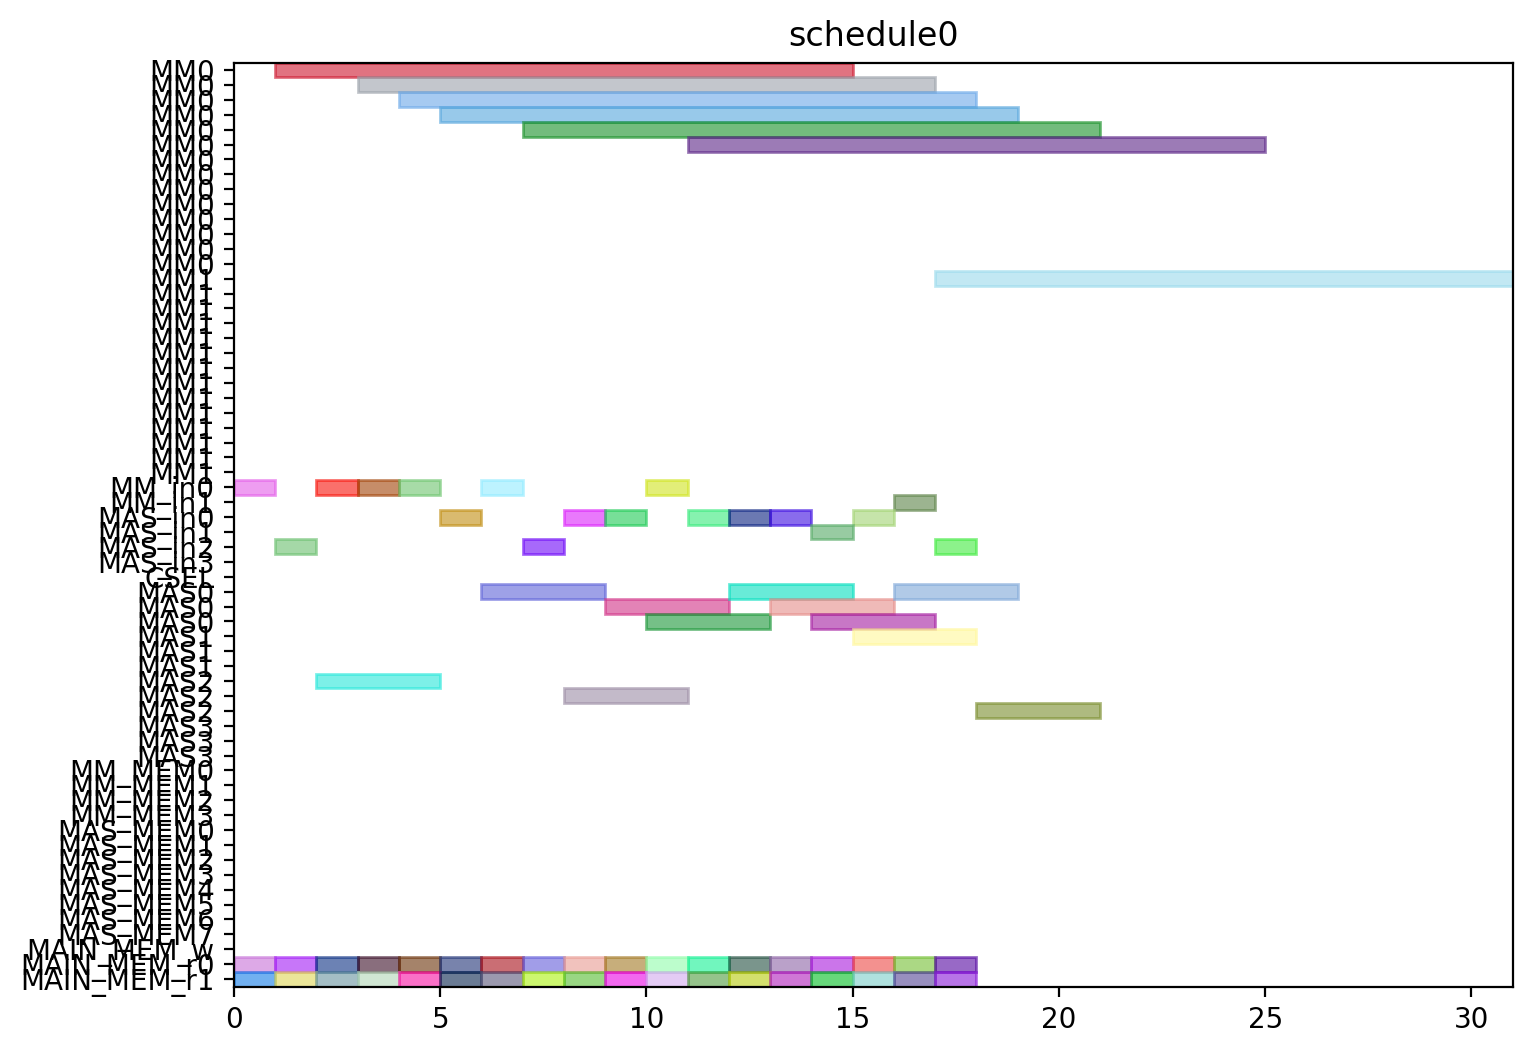

Here is the Python script that generated this plot:
from pyschedule import Scenario, solvers, plotters, alt


def solve():
	horizon = 120
	S = Scenario("schedule0", horizon=horizon)

	# resource
	MM = S.Resources('MM', num=2, size=14)
	MM_in = S.Resources('MM_in', num=2)
	MAS_in = S.Resources('MAS_in', num=4)
	CSEL = S.Resource('CSEL')
	MAS = S.Resources('MAS', num=4, size=3, periods=range(1, horizon))
	MM_MEM = S.Resources('MM_MEM', num=4)
	MAS_MEM = S.Resources('MAS_MEM', num=8)
	MAIN_MEM_w = S.Resource('MAIN_MEM_w', size=1)
	MAIN_MEM_r = S.Resources('MAIN_MEM_r', num=2)

	# result of previous scheduling

	# new tasks
	t0_t0 = S.Task('t0_t0', length=3, delay_cost=1)
	t0_t0 += alt(MAS)
	t0_t0_in = S.Task('t0_t0_in', length=1, delay_cost=1)
	t0_t0_in += alt(MAS_in)
	S += t0_t0_in*MAS_in[0]<=t0_t0*MAS[0]

	S += t0_t0_in*MAS_in[1]<=t0_t0*MAS[1]

	S += t0_t0_in*MAS_in[2]<=t0_t0*MAS[2]

	S += t0_t0_in*MAS_in[3]<=t0_t0*MAS[3]

	t0_t0_mem0 = S.Task('t0_t0_mem0', length=1, delay_cost=1)
	t0_t0_mem0 += MAIN_MEM_r[0]
	S += t0_t0_mem0 <= t0_t0

	t0_t0_mem1 = S.Task('t0_t0_mem1', length=1, delay_cost=1)
	t0_t0_mem1 += MAIN_MEM_r[1]
	S += t0_t0_mem1 <= t0_t0

	t0_t1 = S.Task('t0_t1', length=3, delay_cost=1)
	t0_t1 += alt(MAS)
	t0_t1_in = S.Task('t0_t1_in', length=1, delay_cost=1)
	t0_t1_in += alt(MAS_in)
	S += t0_t1_in*MAS_in[0]<=t0_t1*MAS[0]

	S += t0_t1_in*MAS_in[1]<=t0_t1*MAS[1]

	S += t0_t1_in*MAS_in[2]<=t0_t1*MAS[2]

	S += t0_t1_in*MAS_in[3]<=t0_t1*MAS[3]

	t0_t1_mem0 = S.Task('t0_t1_mem0', length=1, delay_cost=1)
	t0_t1_mem0 += MAIN_MEM_r[0]
	S += t0_t1_mem0 <= t0_t1

	t0_t1_mem1 = S.Task('t0_t1_mem1', length=1, delay_cost=1)
	t0_t1_mem1 += MAIN_MEM_r[1]
	S += t0_t1_mem1 <= t0_t1

	t0_t3 = S.Task('t0_t3', length=14, delay_cost=1)
	t0_t3 += alt(MM)
	t0_t3_in = S.Task('t0_t3_in', length=1, delay_cost=1)
	t0_t3_in += alt(MM_in)
	S += t0_t3_in*MM_in[0]<=t0_t3*MM[0]
	S += t0_t3_in*MM_in[1]<=t0_t3*MM[1]
	t0_t3_mem0 = S.Task('t0_t3_mem0', length=1, delay_cost=1)
	t0_t3_mem0 += MAIN_MEM_r[0]
	S += t0_t3_mem0 <= t0_t3

	t0_t3_mem1 = S.Task('t0_t3_mem1', length=1, delay_cost=1)
	t0_t3_mem1 += MAIN_MEM_r[1]
	S += t0_t3_mem1 <= t0_t3

	t1_t0 = S.Task('t1_t0', length=3, delay_cost=1)
	t1_t0 += alt(MAS)
	t1_t0_in = S.Task('t1_t0_in', length=1, delay_cost=1)
	t1_t0_in += alt(MAS_in)
	S += t1_t0_in*MAS_in[0]<=t1_t0*MAS[0]

	S += t1_t0_in*MAS_in[1]<=t1_t0*MAS[1]

	S += t1_t0_in*MAS_in[2]<=t1_t0*MAS[2]

	S += t1_t0_in*MAS_in[3]<=t1_t0*MAS[3]

	t1_t0_mem0 = S.Task('t1_t0_mem0', length=1, delay_cost=1)
	t1_t0_mem0 += MAIN_MEM_r[0]
	S += t1_t0_mem0 <= t1_t0

	t1_t0_mem1 = S.Task('t1_t0_mem1', length=1, delay_cost=1)
	t1_t0_mem1 += MAIN_MEM_r[1]
	S += t1_t0_mem1 <= t1_t0

	t1_t1 = S.Task('t1_t1', length=3, delay_cost=1)
	t1_t1 += alt(MAS)
	t1_t1_in = S.Task('t1_t1_in', length=1, delay_cost=1)
	t1_t1_in += alt(MAS_in)
	S += t1_t1_in*MAS_in[0]<=t1_t1*MAS[0]

	S += t1_t1_in*MAS_in[1]<=t1_t1*MAS[1]

	S += t1_t1_in*MAS_in[2]<=t1_t1*MAS[2]

	S += t1_t1_in*MAS_in[3]<=t1_t1*MAS[3]

	t1_t1_mem0 = S.Task('t1_t1_mem0', length=1, delay_cost=1)
	t1_t1_mem0 += MAIN_MEM_r[0]
	S += t1_t1_mem0 <= t1_t1

	t1_t1_mem1 = S.Task('t1_t1_mem1', length=1, delay_cost=1)
	t1_t1_mem1 += MAIN_MEM_r[1]
	S += t1_t1_mem1 <= t1_t1

	t1_t3 = S.Task('t1_t3', length=14, delay_cost=1)
	t1_t3 += alt(MM)
	t1_t3_in = S.Task('t1_t3_in', length=1, delay_cost=1)
	t1_t3_in += alt(MM_in)
	S += t1_t3_in*MM_in[0]<=t1_t3*MM[0]
	S += t1_t3_in*MM_in[1]<=t1_t3*MM[1]
	t1_t3_mem0 = S.Task('t1_t3_mem0', length=1, delay_cost=1)
	t1_t3_mem0 += MAIN_MEM_r[0]
	S += t1_t3_mem0 <= t1_t3

	t1_t3_mem1 = S.Task('t1_t3_mem1', length=1, delay_cost=1)
	t1_t3_mem1 += MAIN_MEM_r[1]
	S += t1_t3_mem1 <= t1_t3

	t2_t2 = S.Task('t2_t2', length=3, delay_cost=1)
	t2_t2 += alt(MAS)
	t2_t2_in = S.Task('t2_t2_in', length=1, delay_cost=1)
	t2_t2_in += alt(MAS_in)
	S += t2_t2_in*MAS_in[0]<=t2_t2*MAS[0]

	S += t2_t2_in*MAS_in[1]<=t2_t2*MAS[1]

	S += t2_t2_in*MAS_in[2]<=t2_t2*MAS[2]

	S += t2_t2_in*MAS_in[3]<=t2_t2*MAS[3]

	t2_t2_mem0 = S.Task('t2_t2_mem0', length=1, delay_cost=1)
	t2_t2_mem0 += MAIN_MEM_r[0]
	S += t2_t2_mem0 <= t2_t2

	t2_t2_mem1 = S.Task('t2_t2_mem1', length=1, delay_cost=1)
	t2_t2_mem1 += MAIN_MEM_r[1]
	S += t2_t2_mem1 <= t2_t2

	t5_t0 = S.Task('t5_t0', length=14, delay_cost=1)
	t5_t0 += alt(MM)
	t5_t0_in = S.Task('t5_t0_in', length=1, delay_cost=1)
	t5_t0_in += alt(MM_in)
	S += t5_t0_in*MM_in[0]<=t5_t0*MM[0]
	S += t5_t0_in*MM_in[1]<=t5_t0*MM[1]
	t5_t0_mem0 = S.Task('t5_t0_mem0', length=1, delay_cost=1)
	t5_t0_mem0 += MAIN_MEM_r[0]
	S += t5_t0_mem0 <= t5_t0

	t5_t0_mem1 = S.Task('t5_t0_mem1', length=1, delay_cost=1)
	t5_t0_mem1 += MAIN_MEM_r[1]
	S += t5_t0_mem1 <= t5_t0

	t5_t1 = S.Task('t5_t1', length=14, delay_cost=1)
	t5_t1 += alt(MM)
	t5_t1_in = S.Task('t5_t1_in', length=1, delay_cost=1)
	t5_t1_in += alt(MM_in)
	S += t5_t1_in*MM_in[0]<=t5_t1*MM[0]
	S += t5_t1_in*MM_in[1]<=t5_t1*MM[1]
	t5_t1_mem0 = S.Task('t5_t1_mem0', length=1, delay_cost=1)
	t5_t1_mem0 += MAIN_MEM_r[0]
	S += t5_t1_mem0 <= t5_t1

	t5_t1_mem1 = S.Task('t5_t1_mem1', length=1, delay_cost=1)
	t5_t1_mem1 += MAIN_MEM_r[1]
	S += t5_t1_mem1 <= t5_t1

	t5_t2 = S.Task('t5_t2', length=3, delay_cost=1)
	t5_t2 += alt(MAS)
	t5_t2_in = S.Task('t5_t2_in', length=1, delay_cost=1)
	t5_t2_in += alt(MAS_in)
	S += t5_t2_in*MAS_in[0]<=t5_t2*MAS[0]

	S += t5_t2_in*MAS_in[1]<=t5_t2*MAS[1]

	S += t5_t2_in*MAS_in[2]<=t5_t2*MAS[2]

	S += t5_t2_in*MAS_in[3]<=t5_t2*MAS[3]

	t5_t2_mem0 = S.Task('t5_t2_mem0', length=1, delay_cost=1)
	t5_t2_mem0 += MAIN_MEM_r[0]
	S += t5_t2_mem0 <= t5_t2

	t5_t2_mem1 = S.Task('t5_t2_mem1', length=1, delay_cost=1)
	t5_t2_mem1 += MAIN_MEM_r[1]
	S += t5_t2_mem1 <= t5_t2

	t5_t3 = S.Task('t5_t3', length=3, delay_cost=1)
	t5_t3 += alt(MAS)
	t5_t3_in = S.Task('t5_t3_in', length=1, delay_cost=1)
	t5_t3_in += alt(MAS_in)
	S += t5_t3_in*MAS_in[0]<=t5_t3*MAS[0]

	S += t5_t3_in*MAS_in[1]<=t5_t3*MAS[1]

	S += t5_t3_in*MAS_in[2]<=t5_t3*MAS[2]

	S += t5_t3_in*MAS_in[3]<=t5_t3*MAS[3]

	t5_t3_mem0 = S.Task('t5_t3_mem0', length=1, delay_cost=1)
	t5_t3_mem0 += MAIN_MEM_r[0]
	S += t5_t3_mem0 <= t5_t3

	t5_t3_mem1 = S.Task('t5_t3_mem1', length=1, delay_cost=1)
	t5_t3_mem1 += MAIN_MEM_r[1]
	S += t5_t3_mem1 <= t5_t3

	t7_t0 = S.Task('t7_t0', length=3, delay_cost=1)
	t7_t0 += alt(MAS)
	t7_t0_in = S.Task('t7_t0_in', length=1, delay_cost=1)
	t7_t0_in += alt(MAS_in)
	S += t7_t0_in*MAS_in[0]<=t7_t0*MAS[0]

	S += t7_t0_in*MAS_in[1]<=t7_t0*MAS[1]

	S += t7_t0_in*MAS_in[2]<=t7_t0*MAS[2]

	S += t7_t0_in*MAS_in[3]<=t7_t0*MAS[3]

	t7_t0_mem0 = S.Task('t7_t0_mem0', length=1, delay_cost=1)
	t7_t0_mem0 += MAIN_MEM_r[0]
	S += t7_t0_mem0 <= t7_t0

	t7_t0_mem1 = S.Task('t7_t0_mem1', length=1, delay_cost=1)
	t7_t0_mem1 += MAIN_MEM_r[1]
	S += t7_t0_mem1 <= t7_t0

	t7_t1 = S.Task('t7_t1', length=3, delay_cost=1)
	t7_t1 += alt(MAS)
	t7_t1_in = S.Task('t7_t1_in', length=1, delay_cost=1)
	t7_t1_in += alt(MAS_in)
	S += t7_t1_in*MAS_in[0]<=t7_t1*MAS[0]

	S += t7_t1_in*MAS_in[1]<=t7_t1*MAS[1]

	S += t7_t1_in*MAS_in[2]<=t7_t1*MAS[2]

	S += t7_t1_in*MAS_in[3]<=t7_t1*MAS[3]

	t7_t1_mem0 = S.Task('t7_t1_mem0', length=1, delay_cost=1)
	t7_t1_mem0 += MAIN_MEM_r[0]
	S += t7_t1_mem0 <= t7_t1

	t7_t1_mem1 = S.Task('t7_t1_mem1', length=1, delay_cost=1)
	t7_t1_mem1 += MAIN_MEM_r[1]
	S += t7_t1_mem1 <= t7_t1

	t7_t3 = S.Task('t7_t3', length=14, delay_cost=1)
	t7_t3 += alt(MM)
	t7_t3_in = S.Task('t7_t3_in', length=1, delay_cost=1)
	t7_t3_in += alt(MM_in)
	S += t7_t3_in*MM_in[0]<=t7_t3*MM[0]
	S += t7_t3_in*MM_in[1]<=t7_t3*MM[1]
	t7_t3_mem0 = S.Task('t7_t3_mem0', length=1, delay_cost=1)
	t7_t3_mem0 += MAIN_MEM_r[0]
	S += t7_t3_mem0 <= t7_t3

	t7_t3_mem1 = S.Task('t7_t3_mem1', length=1, delay_cost=1)
	t7_t3_mem1 += MAIN_MEM_r[1]
	S += t7_t3_mem1 <= t7_t3

	t10_t0 = S.Task('t10_t0', length=14, delay_cost=1)
	t10_t0 += alt(MM)
	t10_t0_in = S.Task('t10_t0_in', length=1, delay_cost=1)
	t10_t0_in += alt(MM_in)
	S += t10_t0_in*MM_in[0]<=t10_t0*MM[0]
	S += t10_t0_in*MM_in[1]<=t10_t0*MM[1]
	t10_t0_mem0 = S.Task('t10_t0_mem0', length=1, delay_cost=1)
	t10_t0_mem0 += MAIN_MEM_r[0]
	S += t10_t0_mem0 <= t10_t0

	t10_t0_mem1 = S.Task('t10_t0_mem1', length=1, delay_cost=1)
	t10_t0_mem1 += MAIN_MEM_r[1]
	S += t10_t0_mem1 <= t10_t0

	t10_t1 = S.Task('t10_t1', length=14, delay_cost=1)
	t10_t1 += alt(MM)
	t10_t1_in = S.Task('t10_t1_in', length=1, delay_cost=1)
	t10_t1_in += alt(MM_in)
	S += t10_t1_in*MM_in[0]<=t10_t1*MM[0]
	S += t10_t1_in*MM_in[1]<=t10_t1*MM[1]
	t10_t1_mem0 = S.Task('t10_t1_mem0', length=1, delay_cost=1)
	t10_t1_mem0 += MAIN_MEM_r[0]
	S += t10_t1_mem0 <= t10_t1

	t10_t1_mem1 = S.Task('t10_t1_mem1', length=1, delay_cost=1)
	t10_t1_mem1 += MAIN_MEM_r[1]
	S += t10_t1_mem1 <= t10_t1

	t10_t2 = S.Task('t10_t2', length=3, delay_cost=1)
	t10_t2 += alt(MAS)
	t10_t2_in = S.Task('t10_t2_in', length=1, delay_cost=1)
	t10_t2_in += alt(MAS_in)
	S += t10_t2_in*MAS_in[0]<=t10_t2*MAS[0]

	S += t10_t2_in*MAS_in[1]<=t10_t2*MAS[1]

	S += t10_t2_in*MAS_in[2]<=t10_t2*MAS[2]

	S += t10_t2_in*MAS_in[3]<=t10_t2*MAS[3]

	t10_t2_mem0 = S.Task('t10_t2_mem0', length=1, delay_cost=1)
	t10_t2_mem0 += MAIN_MEM_r[0]
	S += t10_t2_mem0 <= t10_t2

	t10_t2_mem1 = S.Task('t10_t2_mem1', length=1, delay_cost=1)
	t10_t2_mem1 += MAIN_MEM_r[1]
	S += t10_t2_mem1 <= t10_t2

	t10_t3 = S.Task('t10_t3', length=3, delay_cost=1)
	t10_t3 += alt(MAS)
	t10_t3_in = S.Task('t10_t3_in', length=1, delay_cost=1)
	t10_t3_in += alt(MAS_in)
	S += t10_t3_in*MAS_in[0]<=t10_t3*MAS[0]

	S += t10_t3_in*MAS_in[1]<=t10_t3*MAS[1]

	S += t10_t3_in*MAS_in[2]<=t10_t3*MAS[2]

	S += t10_t3_in*MAS_in[3]<=t10_t3*MAS[3]

	t10_t3_mem0 = S.Task('t10_t3_mem0', length=1, delay_cost=1)
	t10_t3_mem0 += MAIN_MEM_r[0]
	S += t10_t3_mem0 <= t10_t3

	t10_t3_mem1 = S.Task('t10_t3_mem1', length=1, delay_cost=1)
	t10_t3_mem1 += MAIN_MEM_r[1]
	S += t10_t3_mem1 <= t10_t3

	solvers.mip.solve(S,msg=1,kind='CPLEX',ratio_gap=1.01)

	solution = [['hoge']*len(S.solution()[1]) for i in range(len(S.solution()))]
	for i in range(len(S.solution())):
		for j in range(len(S.solution()[i])):
			solution[i][j]=str(S.solution()[i][j])
	print(solution)

	cycles = int(solution[-1][3])

	pic_file_name = "/mnt/rose/usr1/fukuda/ABE/multiRAM_multiMAS_16mux/scheduling_result/stage14MM2_stage3MAS4/EP2_DBL_w_EVAL/schedule0.png"
	if(S.solution() != []):
		plotters.matplotlib.plot(S,img_filename=pic_file_name, show_task_labels=False, fig_size=(cycles*0.25+3, 6))

	return solution
